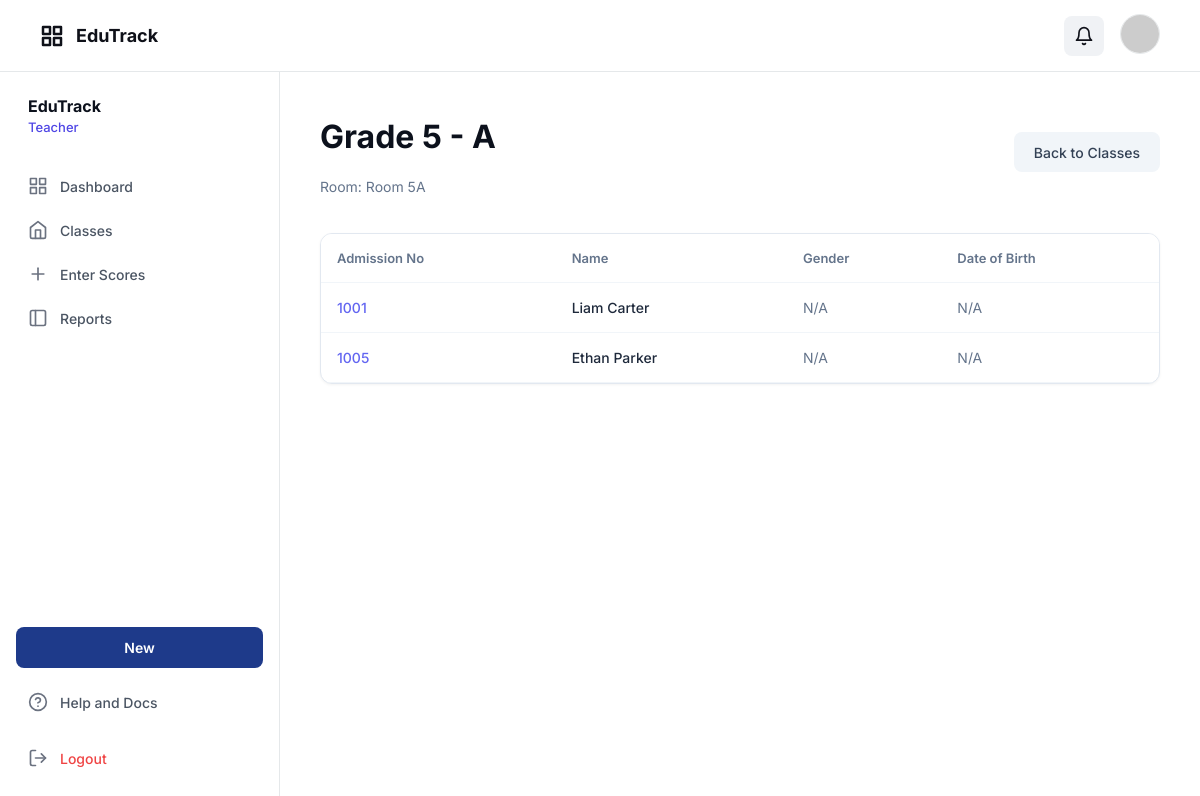
The app's page /school_app/index.php?controller=teacher&action=viewClass&id=1 (signed in) with its own data.
### tables this page shows
CREATE TABLE classes (
  id BIGINT UNSIGNED NOT NULL AUTO_INCREMENT,
  grade_id TINYINT UNSIGNED NOT NULL,
  name VARCHAR(40) NOT NULL,    
  room VARCHAR(40) NULL,
  is_active TINYINT(1) NOT NULL DEFAULT 1,

  created_at TIMESTAMP NOT NULL DEFAULT CURRENT_TIMESTAMP,
  updated_at TIMESTAMP NOT NULL DEFAULT CURRENT_TIMESTAMP ON UPDATE CURRENT_TIMESTAMP,

  PRIMARY KEY (id),
  UNIQUE KEY uq_classes_grade_name (grade_id, name),
  KEY idx_classes_grade (grade_id),
  CONSTRAINT fk_classes_grade FOREIGN KEY (grade_id) REFERENCES grades(id) ON DELETE RESTRICT
);

CREATE TABLE grades (
  id TINYINT UNSIGNED NOT NULL,
  grade_number TINYINT UNSIGNED NOT NULL,  
  name VARCHAR(20) NOT NULL,               
  PRIMARY KEY (id),
  UNIQUE KEY uq_grades_grade_number (grade_number),
  UNIQUE KEY uq_grades_name (name),
  CONSTRAINT chk_grade_number CHECK (grade_number BETWEEN 1 AND 6)
);

CREATE TABLE enrollments (
  id BIGINT UNSIGNED NOT NULL AUTO_INCREMENT,
  student_id BIGINT UNSIGNED NOT NULL,
  class_id BIGINT UNSIGNED NOT NULL,
  school_year_id BIGINT UNSIGNED NOT NULL,
  enrolled_at DATE NOT NULL DEFAULT (CURRENT_DATE),
  status ENUM('ACTIVE','COMPLETED','TRANSFERRED','DROPPED') NOT NULL DEFAULT 'ACTIVE',

  created_at TIMESTAMP NOT NULL DEFAULT CURRENT_TIMESTAMP,
  updated_at TIMESTAMP NOT NULL DEFAULT CURRENT_TIMESTAMP ON UPDATE CURRENT_TIMESTAMP,

  PRIMARY KEY (id),
  UNIQUE KEY uq_enroll_student_year (student_id, school_year_id),
  KEY idx_enroll_class_year (class_id, school_year_id),
  KEY idx_enroll_student (student_id),

  CONSTRAINT fk_enroll_student FOREIGN KEY (student_id) REFERENCES students(id) ON DELETE CASCADE,
  CONSTRAINT fk_enroll_class FOREIGN KEY (class_id) REFERENCES classes(id) ON DELETE RESTRICT,
  CONSTRAINT fk_enroll_school_year FOREIGN KEY (school_year_id) REFERENCES school_years(id) ON DELETE RESTRICT
);

CREATE TABLE students (
  id BIGINT UNSIGNED NOT NULL AUTO_INCREMENT,
  admission_no VARCHAR(30) NOT NULL,   
  first_name VARCHAR(80) NOT NULL,
  last_name VARCHAR(80) NOT NULL,
  date_of_birth DATE NULL,
  gender ENUM('M','F','OTHER') NULL,

  is_active TINYINT(1) NOT NULL DEFAULT 1,

  created_at TIMESTAMP NOT NULL DEFAULT CURRENT_TIMESTAMP,
  updated_at TIMESTAMP NOT NULL DEFAULT CURRENT_TIMESTAMP ON UPDATE CURRENT_TIMESTAMP,

  PRIMARY KEY (id),
  UNIQUE KEY uq_students_admission_no (admission_no),
  KEY idx_students_name (last_name, first_name)
);

### school_app/models/ClassModel.php (called while the page is built, shortened)
<?php
class ClassModel extends Model
{
    public static function find($id)
    {
        $db = Database::connect();
        $sql = "SELECT c.*, g.name as grade_name, g.grade_number
                FROM classes c
                JOIN grades g ON c.grade_id = g.id
                WHERE c.id = ?";
        $stmt = $db->prepare($sql);
        $stmt->execute([$id]);
        return $stmt->fetch(PDO::FETCH_OBJ);
    }
}

### school_app/controllers/TeacherController.php (called while the page is built, shortened)
<?php
require_once __DIR__ . '/../models/ClassModel.php';
require_once __DIR__ . '/../models/Student.php';
class TeacherController
{
    public function viewClass($classId)
    {
        $class = ClassModel::find($classId);
        $students = Student::getByClass($classId);
        return [
            'class' => $class,
            'students' => $students
        ];
    }
}

### school_app/models/Student.php (called while the page is built, shortened)
<?php
class Student extends Model
{
    public static function getByClass($classId, $schoolYearId = null)
    {
        $db = Database::connect();
        if ($schoolYearId === null) {
            $yearStmt = $db->query("SELECT id FROM school_years WHERE is_current = 1 LIMIT 1");
            $currentYear = $yearStmt->fetch(PDO::FETCH_OBJ);
            $schoolYearId = $currentYear->id;
        }
        $sql = "SELECT
                    s.*,
                    e.id as enrollment_id,
                    e.enrolled_at,
                    e.status as enrollment_status
                FROM students s
                JOIN enrollments e ON s.id = e.student_id
                WHERE e.class_id = ?
                  AND e.school_year_id = ?
                  AND e.status = 'ACTIVE'
                  AND s.is_active = 1
                ORDER BY s.last_name, s.first_name";
        $stmt = $db->prepare($sql);
        $stmt->execute([$classId, $schoolYearId]);
        return $stmt->fetchAll(PDO::FETCH_OBJ);
    }
}

### school_app/views/teacher/viewClass.php (the view, shortened to what this page needs)
<div class="view-class-container">
    <div style="display: flex; justify-content: space-between; align-items: center; margin-bottom: 24px;">
        <div>
            <h1 class="text-h1" style="font-weight: 700; font-size: 32px; color: var(--text-dark);">
                <?php echo htmlspecialchars($class->grade_name . ' - ' . $class->name); ?>
            </h1>
            <p style="color: #64748b; font-size: 14px; margin-top: 4px;">
                Room: <?php echo htmlspecialchars($class->room ?? 'Not Set'); ?>
            </p>
        </div>
        <a href="index.php?controller=teacher&action=classes" class="btn-secondary"
           style="padding: 10px 20px; border-radius: 8px; font-weight: 500; font-size: 14px; background-color: #f1f5f9; color: #334155; text-decoration: none;">
            Back to Classes
        </a>
    </div>
    <div class="card" style="padding: 0; border: 1px solid #e2e8f0; border-radius: 12px; overflow: hidden; background-color: #fff;">
        <table style="width: 100%; border-collapse: collapse; text-align: left;">
            <thead>
                <tr style="border-bottom: 1px solid #f1f5f9; background-color: #fff;">
                    <th style="padding: 16px; color: #64748b; font-size: 13px; font-weight: 600;">Admission No</th>
                    <th style="padding: 16px; color: #64748b; font-size: 13px; font-weight: 600;">Name</th>
                    <th style="padding: 16px; color: #64748b; font-size: 13px; font-weight: 600;">Gender</th>
                    <th style="padding: 16px; color: #64748b; font-size: 13px; font-weight: 600;">Date of Birth</th>
                </tr>
            </thead>
            <tbody>
                <?php if (!empty($students)): ?>
                    <?php foreach ($students as $student): ?>
                        <tr style="border-bottom: 1px solid #f1f5f9;">
                            <td style="padding: 16px; color: #6366f1; font-weight: 500; font-size: 14px;">
                                <?php echo htmlspecialchars($student->admission_no); ?>
                            </td>
                            <td style="padding: 16px; color: #1e293b; font-weight: 500; font-size: 14px;">
                                <?php echo htmlspecialchars($student->first_name . ' ' . $student->last_name); ?>
                            </td>
                            <td style="padding: 16px; color: #64748b; font-size: 14px;">
                                <?php echo htmlspecialchars($student->gender ?? 'N/A'); ?>
                            </td>
                            <td style="padding: 16px; color: #64748b; font-size: 14px;">
                                <?php echo $student->date_of_birth ? date('M d, Y', strtotime($student->date_of_birth)) : 'N/A'; ?>
                            </td>
                        </tr>
                    <?php endforeach; ?>
                <?php endif; ?>
            </tbody>
        </table>
    </div>
</div>

### school_app/assets/css/app.css (style rules this page uses)
:root { --primary: #1e3a89; --primary-light: #e8eaf2; --bg-main: #f9f9f9; --bg-white: #ffffff; --text-main: #0f1119; --text-muted: #546691; --text-dark: #0c111c; --border-color: #e5e8ea; --border-input: #d1d6e5; --error: #ef4444; --success: #10b981; --spacing-xs: 4px; --spacing-sm: 8px; --spacing-md: 12px; --spacing-lg: 16px; --spacing-xl: 20px; --spacing-2xl: 24px; --spacing-4xl: 40px; --font-family: "Inter", -apple-system, BlinkMacSystemFont, "Segoe UI", Roboto, sans-serif; --font-size-xs: 12px; --font-size-sm: 14px; --font-size-md: 16px; --font-size-lg: 18px; --font-size-xl: 24px; --font-size-2xl: 28px; --font-size-3xl: 32px; }
* { -webkit-font-smoothing: antialiased; box-sizing: border-box; }
html, body { margin: 0; padding: 0; height: 100%; font-family: var(--font-family); background-color: var(--bg-white); color: var(--text-main); }
a { text-decoration: none; color: inherit; }
.card { background-color: var(--bg-white); border: 1px solid var(--input-border); border-radius: 12px; padding: var(--spacing-2xl); box-shadow: 0 1px 3px rgba(0, 0, 0, 0.05); }
.depth-frame-30, .depth-frame-31, .btn-secondary { background-color: var(--primary-light); color: var(--text-main); border-radius: 8px; height: 40px; display: flex; align-items: center; justify-content: center; }
.text-wrapper-5, .text-h1 { font-weight: 700; font-size: 32px; color: var(--text-main); }

### records on screen
classes: grade+name "Grade 5 - A", room "Room 5A"
enrollments: student.admission_no "1001", student.last_name "Liam Carter", student.gender "N/A"
enrollments: student.admission_no "1005", student.last_name "Ethan Parker", student.gender "N/A"

### other values on screen
$displayRole "Teacher"
